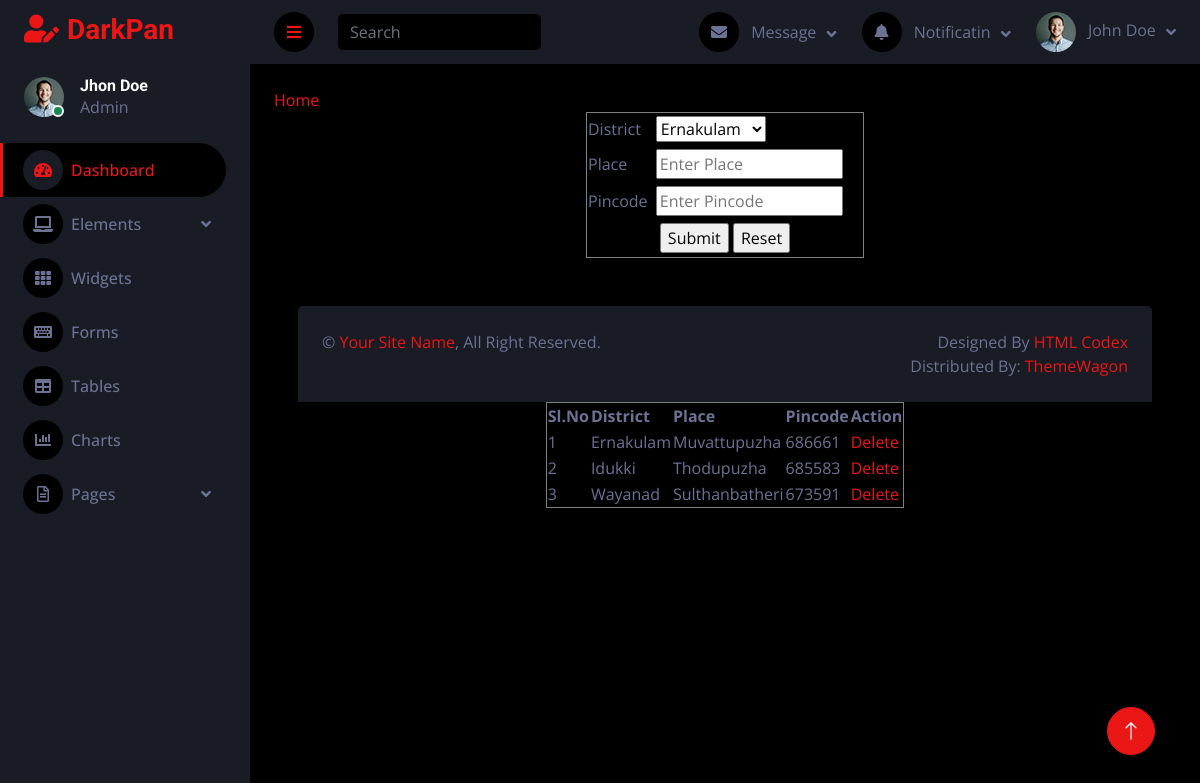
/Admin/Place.php, run on the app's committed database.
### tables this page shows
CREATE TABLE `tbl_place` (
  `place_id` int(10) NOT NULL auto_increment,
  `place_name` varchar(50) NOT NULL,
  `place_pincode` int(6) NOT NULL,
  `district_id` int(10) NOT NULL,
  PRIMARY KEY  (`place_id`),
  UNIQUE KEY `place_name` (`place_name`),
  UNIQUE KEY `place_pincode` (`place_pincode`,`district_id`)
);

CREATE TABLE `tbl_district` (
  `district_id` int(10) NOT NULL auto_increment,
  `district_name` varchar(30) NOT NULL,
  PRIMARY KEY  (`district_id`),
  UNIQUE KEY `district_name` (`district_name`)
);

### Admin/Place.php (the view, shortened to what this page needs)
<?php
		include("Head.php");
?>
<!doctype html>
<html>
<head>
</head>
<body>
<a href="HomePage.php">Home</a>
<form id="form1" name="form1" method="post">
  <table width="278" height="146" border="1" align="center">
    <tbody>
      <tr>
        <td>District </td>
        <td><select name="select" id="select">
        <?php
$selQry="select * from tbl_district";
$data=mysql_query($selQry);
while($row=mysql_fetch_array($data))
{
	?>
    <option value="<?php echo $row["district_id"]?>"><?php echo $row["district_name"]?></option>
    <?php
}
?>
        </select></td>
      </tr>
      <tr>
        <td>Place </td>
        <td><input type="text" name="textfield" id="textfield" required placeholder="Enter Place"></td>
      </tr>
      <tr>
        <td>Pincode</td>
        <td><input type="text" name="textfield2" id="textfield2" required placeholder="Enter Pincode"></td>
      </tr>
      <tr>
    <td colspan="2" align="center"><input type="submit" name="submit" id="submit" value="Submit">
        <input type="reset" name="reset" id="reset" value="Reset"></td>
      </tr>
    </tbody>
  </table>
</form>
</body>
</html>
<br>
<table border="1" align="center">
<tr>
<th>Sl.No</th>
<th>District</th>
<th>Place</th>
<th>Pincode</th>
<th>Action</th>
</tr>
<?php
$selQry="select * from tbl_place p inner join tbl_district d on p.district_id=d.district_id";
$data=mysql_query($selQry);
$i=0;
while($row=mysql_fetch_array($data))
{
	$i++;
	?>
    <tr>
    <td><?php echo $i ?></td>
    <td><?php echo $row["district_name"]?></td>
    <td><?php echo $row["place_name"]?></td>
    <td><?php echo $row["place_pincode"]?></td>
<td><a href="Place.php?delID=<?php echo $row["place_id"]?>">Delete</a></td>
</tr>
<?php
}
?>
<?php
include("Foot.php");
?>

### Asset/Templates/Admin/css/style.css (style rules this page uses)
:root { --primary: #EB1616; --secondary: #191C24; --light: #6C7293; --dark: #000000; }

### data on the page
tbl_place: district.district_name "Ernakulam", place_name "Muvattupuzha", place_pincode "686661"
tbl_place: district.district_name "Idukki", place_name "Thodupuzha", place_pincode "685583"
tbl_place: district.district_name "Wayanad", place_name "Sulthanbatheri", place_pincode "673591"

### other printed values
form field select "Ernakulam"
